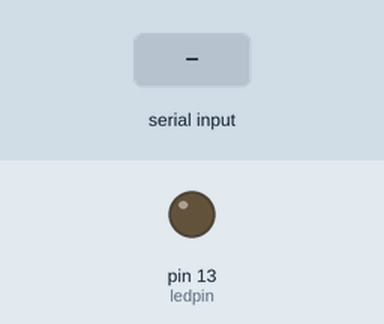
The sketch below on a simulated Arduino Uno, built with avr-gcc and run on an emulated ATmega328P. Shown: output pins drawn as LEDs (lit = HIGH). The inputs (shaded band) are chosen by the test bench.

Above: at 1.2 s.
1.3 s: "1" received over the second serial link
At 1.9 s:
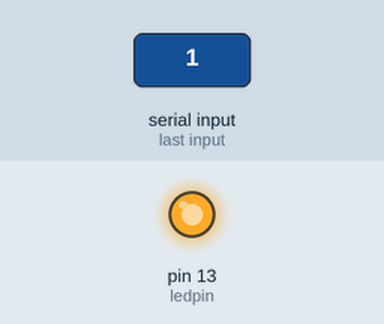
2.8 s: "0" received over the second serial link
At 3.8 s:
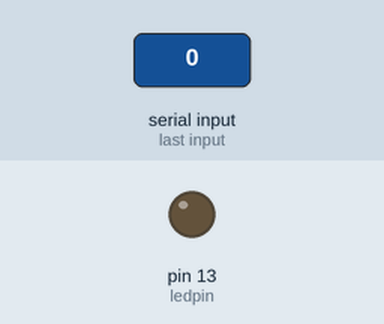
Timing chart, 0 to 5.8 s (numbered marks = the images above; inputs shaded):
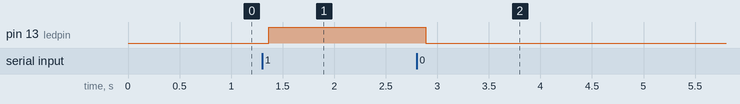

Measured:
- after the input at 1.3 s, pin 13 (ledpin): LOW → HIGH after 0.07 s
- after the input at 2.8 s, pin 13 (ledpin): HIGH → LOW after 0.09 s

The sketch:

blink_arduino_btconnection.ino
```cpp
// Con este skectch enviamos un 1 (uno) o un 0 (cero) desde el portatil o pc y lo que hace es enceder el led del pin 13,
// mediante la conexion via bluetooth. El 1 o 0 lo enviamos mediante el monitor serial o usando el programa tera term, y haciendo que
// estos analicen el COM (ya sea 0, 1, 2, 3, ...) o puerto serial que se crea al emparentar (mediante bluetooth) el modulo bluetooth a nuestro equipo.

#include <SoftwareSerial.h>// Libreria para el serial bluetooth

SoftwareSerial btserial(10, 11); // RX, TX
int ledpin=13; // led 13 que va a parpadear segun lo ordenemos
int btdata; // el dato dado por el computador

void setup() {
  btserial.begin(9600);
  btserial.println("Bluetooth Para prender presione 1 y para apagar presione 0 ..");
  pinMode(ledpin,OUTPUT);
}

void loop() {
   if (btserial.available()){
     btdata=btserial.read();
   if(btdata=='1'){   // Si el numero es 1 ... se prende
   digitalWrite(ledpin,1);
     btserial.println("LED 13 Prendido ! ");
   }
  if (btdata=='0'){// Si el numero es 0 ... se apaga
  digitalWrite(ledpin,0);
     btserial.println("LED 13 Apagado ! ");
  }
}
delay(100);// Espera para el siguiente dato ...
}
```
